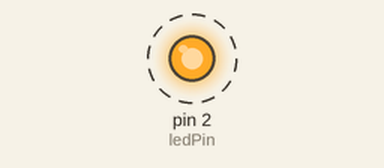
Recording of a sketch running on a simulated Arduino Uno, built with avr-gcc and run on an emulated ATmega328P. Shown: output pins drawn as LEDs (lit = HIGH). Dashed ring = blinking. What the sketch prints to the serial monitor is not drawn.

Above: at 0.5 s.
Timing chart, 0 to 4.6 s (numbered marks = the images above):
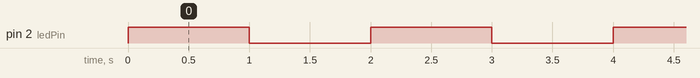

The sketch:

led_blink.ino
```cpp
const int ledPin = 2;

void setup() {
  Serial.begin(115200); // Start Serial Monitor
  pinMode(ledPin, OUTPUT);
  Serial.println("Setup complete. Starting blink...");
}

void loop() {
  Serial.println("LED ON");
  digitalWrite(ledPin, HIGH);
  delay(1000);

  Serial.println("LED OFF");
  digitalWrite(ledPin, LOW);
  delay(1000);
}
```

Measured:
- by itself, pin 2 (ledPin): alternates HIGH for 1.0 s and LOW for 1.0 s
